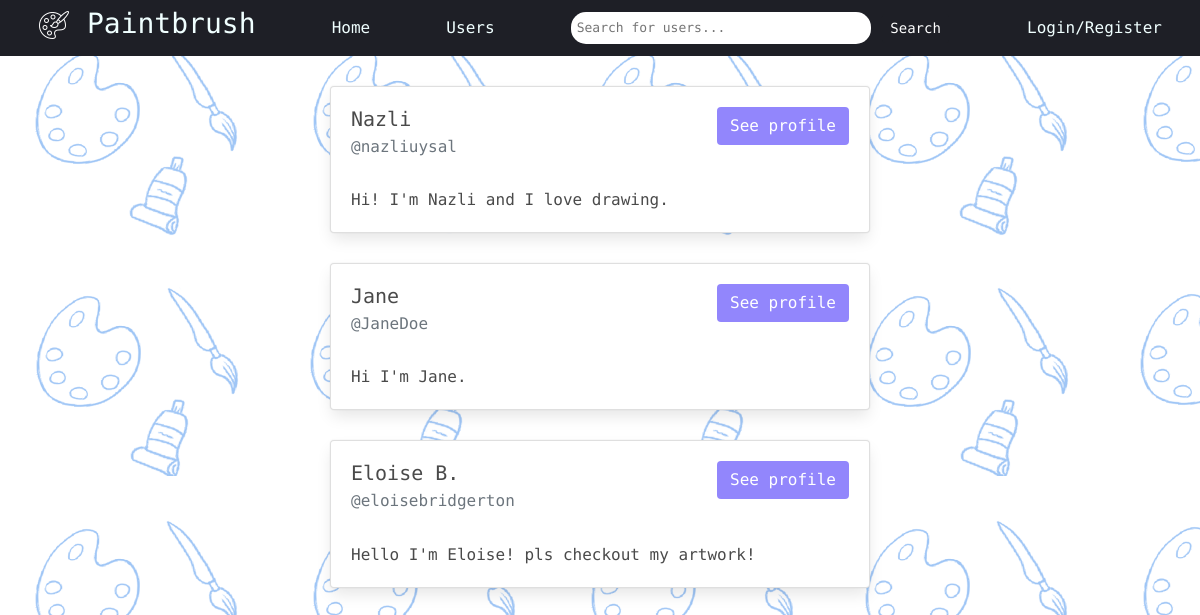
The app's page /userlist/, older data.
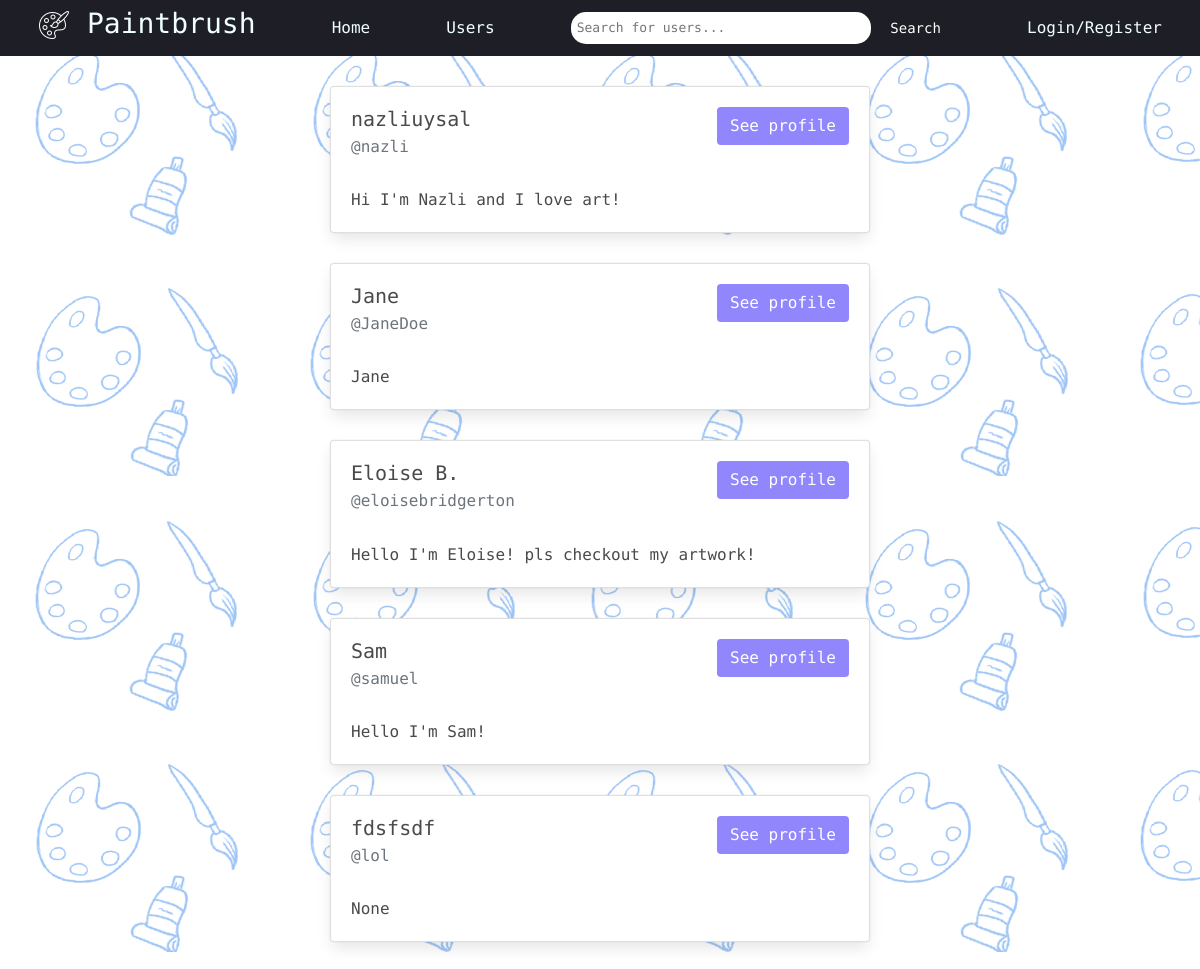
The same page, newer data.
### users/models.py (models this page shows, shortened)
class Profile(models.Model):
    user = models.OneToOneField(User, on_delete=models.CASCADE, related_name='profile', null=True, blank=True)
    name = models.CharField(max_length=200, blank=True, null=True)
    username = models.CharField(max_length=200, blank=True, null=True)
    email = models.EmailField(max_length=500, blank=True, null=True)
    bio = models.TextField(blank=True, null=True)
    profile_image = models.ImageField(null=True, blank=True, upload_to='profiles', default='defaultavatar.png')
    created = models.DateTimeField(auto_now_add=True)
    id = models.UUIDField(default=uuid.uuid4, unique=True, primary_key=True, editable=False)
    follows = models.ManyToManyField("self", related_name="followed_by", symmetrical=False, blank=True)

### users/views.py (the view)
# urls.py: path('userlist/', views.userlist, name="userlist"),
def userlist(request):
    userprofiles, search_query = searchProfiles(request)
    return render(request, "users/userlist.html", {'userprofiles': userprofiles, 'search_query': search_query})

### users/utils.py (called while the page is built)
def searchProfiles(request):
    search_query = ''
    if request.GET.get('search_query'):
        search_query = request.GET.get('search_query')
    userprofiles = Profile.objects.filter(name__icontains=search_query)
    return userprofiles, search_query

### templates/users/userlist.html (shortened to what this page needs)
<head>
</head>
{% extends 'base.html' %}
{% block content %}
<div class= "container">
    <div class="row justify-content-center">
        <div class="col-6">
            {% for userprofile in userprofiles %}
            <div class="card" style="margin-top:30px; margin-bottom:30px;">
                    <div class="card-body">
                      <h5 class="card-title">{{userprofile.name}}
                        <a href="{% url 'profiles' userprofile.id %}" class="btn float-right">See profile</a>
                      </h5>
                      <h6 class="card-subtitle mb-2 text-muted">@{{userprofile.username}}</h6>
                      <br>
                      <p class="card-text">{{userprofile.bio}}</p>
                    </div>
            </div>
            {% endfor %}
        </div>
    </div>
</div>
{% endblock content %}

Row changes from the older to the newer data that the page shows:
changed Profile "nazliuysal": name "Nazli" → "nazliuysal"; username "nazliuysal" → "nazli"; bio "Hi! I'm Nazli and I love drawing." → "Hi I'm Nazli and I love art!"
changed Profile "Jane": bio "Hi I'm Jane." → "Jane"
added Profile: name "Sam", username "samuel", bio "Hello I'm Sam!"
added Profile: name "fdsfsdf", username "lol", bio "None"
